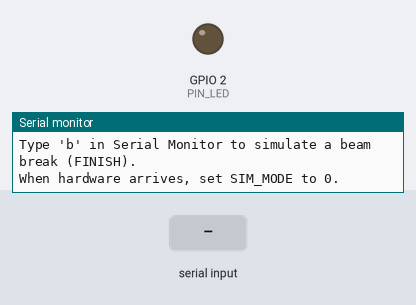
Bench run of a sketch on a simulated ESP32. Shown: output pins drawn as LEDs (lit = HIGH), the last lines printed to the serial monitor. The test bench sets the inputs (shaded band).

Above: at 1.6 s.
1.7 s: "b" received over Serial
At 1.71 s:
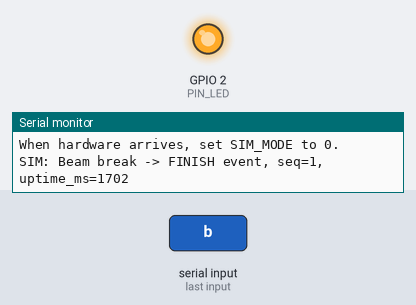
Timing chart, 0 to 4.7 s (numbered marks = the images above; inputs shaded):
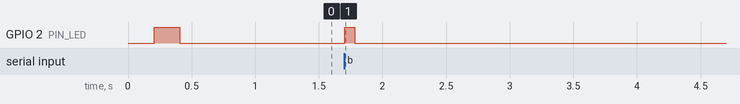

Measured:
- after the input at 1.7 s, GPIO 2 (PIN_LED): LOW → HIGH at once, → LOW 0.08 s later

The sketch:

finish-gate.ino
```cpp
  #include <WiFi.h>
  #include <esp_now.h>
  #include "../shared/protocol.h"

#define SIM_MODE 1

uint8_t BASE_STATION_MAC[6] = { 0x24, 0x6F, 0x28, 0xAA, 0xBB, 0xCC };

static const int PIN_BEAM = 25;
static const int PIN_LED  = 2;
static const int PIN_BUZ  = -1;

static const bool FORCE_BEAM_PRESENT_IS_HIGH = true;
static const bool USE_AUTO_DETECT_POLARITY = false;

static const uint32_t DEBOUNCE_MS = 15;
static const uint32_t LOCKOUT_MS  = 1200;
static const uint32_t ALIGN_BLINK_MS = 150;

static const uint8_t GATE_ID_FINISH = GATE_FINISH;

static bool beamPresentIsHigh = true;
static uint32_t seqNum = 0;
static uint32_t lastTriggerMs = 0;

static bool lastRawState = false;
static uint32_t stateChangeMs = 0;
static bool armed = true;

static inline void setLed(bool on) {
if (PIN_LED >= 0) digitalWrite(PIN_LED, on ? HIGH : LOW);
}

static void beep(uint16_t ms = 60) {
if (PIN_BUZ < 0) return;
digitalWrite(PIN_BUZ, HIGH);
  delay(ms);
digitalWrite(PIN_BUZ, LOW);
}

  static bool readBeamPresent() {
  int raw = digitalRead(PIN_BEAM);
  if (beamPresentIsHigh) return (raw ==HIGH);
  else                   return (raw ==LOW);
}

static void onSent(const uint8_t *mac, esp_now_send_status_t status) {
  if (status != ESP_NOW_SEND_SUCCESS) {
  setLed(true); delay(40);
  setLed(false); delay(40);
setLed(true); delay(40);
setLed(false);
}
  }

    static bool sendFinishPacket() {
    TimerPacket pkt;
    pkt.gate_id = GATE_ID_FINISH;
  pkt.event_type = EVENT_TRIGGER;
pkt.seq = ++seqNum;
pkt.uptime_ms = millis();

  esp_err_t result = esp_now_send(BASE_STATION_MAC, (uint8_t*)&pkt, sizeof(pkt));
  return (result ==ESP_OK);
  }

void setup() {
  Serial.begin(115200);
  delay(200);

if (PIN_LED >= 0) {
pinMode(PIN_LED, OUTPUT);
setLed(false);
  }
  if (PIN_BUZ >= 0) {
pinMode(PIN_BUZ, OUTPUT);
  digitalWrite(PIN_BUZ, LOW);
    }

  #if SIM_MODE
  Serial.println();
    Serial.println("=== Finish Gate (SIM MODE) ===");
    Serial.println("Type 'b' in Serial Monitor to simulate a beam break (FINISH).");
  Serial.println("When hardware arrives, set SIM_MODE to 0.");
setLed(true);
delay(200);
  setLed(false);
  return;
  #else
  pinMode(PIN_BEAM, INPUT_PULLUP);

  if (USE_AUTO_DETECT_POLARITY) {
  int highCount = 0;
  for (int idx = 0; idx < 40; idx++) {
highCount += (digitalRead(PIN_BEAM) ==HIGH) ? 1 : 0;
  delay(2);
}
  beamPresentIsHigh = (highCount > 20);
    } else {
    beamPresentIsHigh = FORCE_BEAM_PRESENT_IS_HIGH;
      }

    WiFi.mode(WIFI_STA);
    WiFi.disconnect(true);

    if (esp_now_init() != ESP_OK) {
  Serial.println("ESP-NOW init FAILED");
while (true) {
  setLed(true); delay(200);
  setLed(false); delay(200);
}
  }

    esp_now_register_send_cb(onSent);

      esp_now_peer_info_t peerInfo = {};
    memcpy(peerInfo.peer_addr, BASE_STATION_MAC, 6);
  peerInfo.channel = 0;
peerInfo.encrypt = false;

if (esp_now_add_peer(&peerInfo) != ESP_OK) {
  Serial.println("Failed to add Base Station as peer");
  while (true) {
  setLed(true); delay(60);
  setLed(false); delay(60);
}
  }

    Serial.println();
      Serial.println("=== Finish Gate Boot ===");
      Serial.print("My MAC: ");
    Serial.println(WiFi.macAddress());

setLed(true); beep(40); delay(120);
  setLed(false);

  lastRawState = readBeamPresent();
  stateChangeMs = millis();
armed = true;
  #endif
  }

  void loop() {
  #if SIM_MODE
if (Serial.available()) {
char c = (char)Serial.read();
if (c =='b' || c =='B') {
seqNum++;
Serial.print("SIM: Beam break -> FINISH event, seq=");
Serial.print(seqNum);
  Serial.print(", uptime_ms=");
    Serial.println(millis());

      setLed(true); delay(80);
      setLed(false);
      }
      }
      delay(5);
return;
      #else
      const uint32_t now = millis();

  bool beamPresent = readBeamPresent();
  bool beamBroken  = !beamPresent;

static uint32_t lastBlinkMs = 0;
  static bool blinkState = false;

  if (beamPresent) {
  setLed(true);
} else {
  if (now - lastBlinkMs >= ALIGN_BLINK_MS) {
  lastBlinkMs = now;
blinkState = !blinkState;
  setLed(blinkState);
    }
  }

      if (beamPresent != lastRawState) {
      lastRawState = beamPresent;
      stateChangeMs = now;
    }

if (!armed && (now - lastTriggerMs >= LOCKOUT_MS)) {
  armed = true;
    }

  if (armed && beamBroken && (now - stateChangeMs >= DEBOUNCE_MS)) {
bool ok = sendFinishPacket();
  Serial.print("FINISH trigger sent. ok=");
    Serial.println(ok ? "true" : "false");

beep(70);

    armed = false;
    lastTriggerMs = now;
    delay(40);
}

delay(2);
    #endif
    }
```
